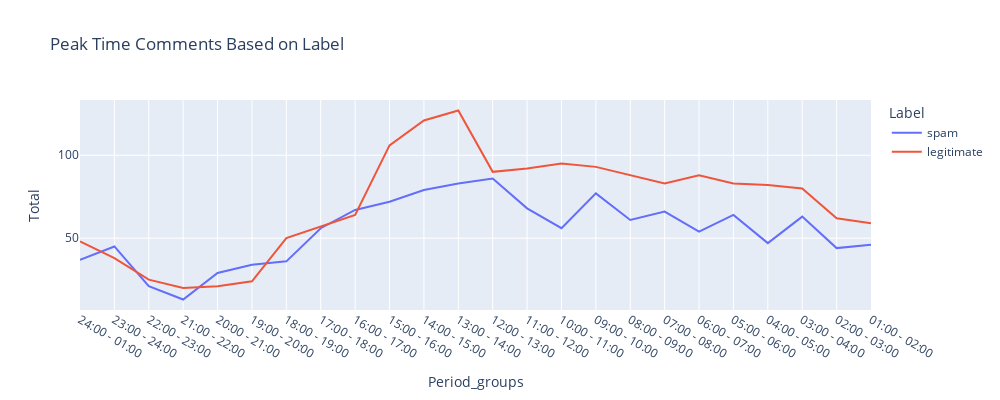

Notebook cell for this chart:
### Code cell
LabelTime = LabelTime.rename(columns={'counts':'Total'})
fig2 = px.line(LabelTime, x='Period_groups', y='Total', 
              color='Label', title = 'Peak Time Comments Based on Label', width=1000, height=400)
fig2.show()

### Figure 1 — Plotly figure (JSON) as saved in the notebook; plotly's stock layout.template omitted (floating-point values rounded to 4 significant figures)
{"data": [{"hovertemplate": "Label=spam<br>Period_groups=%{x}<br>Total=%{y}<extra></extra>", "legendgroup": "spam", "line": {"color": "#636efa", "dash": "solid"}, "marker": {"symbol": "circle"}, "mode": "lines", "name": "spam", "orientation": "v", "showlegend": true, "type": "scatter", "x": ["24:00 - 01:00", "23:00 - 24:00", "22:00 - 23:00", "21:00 - 22:00", "20:00 - 21:00", "19:00 - 20:00", "18:00 - 19:00", "17:00 - 18:00", "16:00 - 17:00", "15:00 - 16:00", "14:00 - 15:00", "13:00 - 14:00", "12:00 - 13:00", "11:00 - 12:00", "10:00 - 11:00 ", "09:00 - 10:00 ", "08:00 - 09:00 ", "07:00 - 08:00 ", "06:00 - 07:00 ", "05:00 - 06:00 ", "04:00 - 05:00", "03:00 - 04:00", "02:00 - 03:00 ", "01:00 - 02:00 "], "xaxis": "x", "y": [37, 45, 21, 13, 29, 34, 36, 56, 67, 72, 79, 83, 86, 68, 56, 77, 61, 66, 54, 64, 47, 63, 44, 46], "yaxis": "y"}, {"hovertemplate": "Label=legitimate<br>Period_groups=%{x}<br>Total=%{y}<extra></extra>", "legendgroup": "legitimate", "line": {"color": "#EF553B", "dash": "solid"}, "marker": {"symbol": "circle"}, "mode": "lines", "name": "legitimate", "orientation": "v", "showlegend": true, "type": "scatter", "x": ["24:00 - 01:00", "23:00 - 24:00", "22:00 - 23:00", "21:00 - 22:00", "20:00 - 21:00", "19:00 - 20:00", "18:00 - 19:00", "17:00 - 18:00", "16:00 - 17:00", "15:00 - 16:00", "14:00 - 15:00", "13:00 - 14:00", "12:00 - 13:00", "11:00 - 12:00", "10:00 - 11:00 ", "09:00 - 10:00 ", "08:00 - 09:00 ", "07:00 - 08:00 ", "06:00 - 07:00 ", "05:00 - 06:00 ", "04:00 - 05:00", "03:00 - 04:00", "02:00 - 03:00 ", "01:00 - 02:00 "], "xaxis": "x", "y": [48, 38, 25, 20, 21, 24, 50, 57, 64, 106, 121, 127, 90, 92, 95, 93, 88, 83, 88, 83, 82, 80, 62, 59], "yaxis": "y"}], "layout": {"height": 400, "legend": {"title": {"text": "Label"}, "tracegroupgap": 0}, "title": {"text": "Peak Time Comments Based on Label"}, "width": 1000, "xaxis": {"anchor": "y", "domain": [0, 1], "title": {"text": "Period_groups"}}, "yaxis": {"anchor": "x", "domain": [0, 1], "title": {"text": "Total"}}}}
